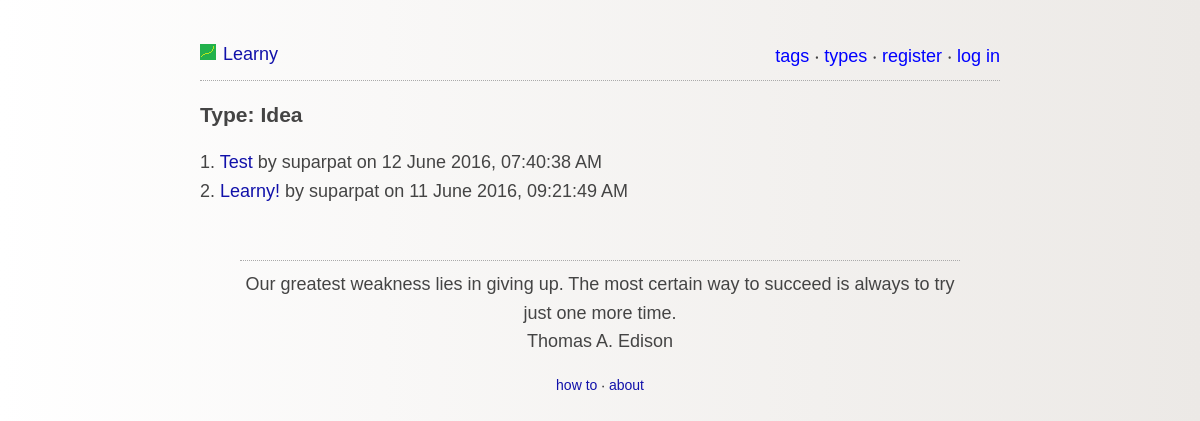
Page /type.php?name=Idea on the committed database.
### tables this page shows
CREATE TABLE IF NOT EXISTS `types` (
  `id` int(11) NOT NULL AUTO_INCREMENT,
  `name` varchar(255) NOT NULL,
  PRIMARY KEY (`id`),
  UNIQUE KEY `name` (`name`)
);

CREATE TABLE IF NOT EXISTS `posts` (
  `id` int(11) NOT NULL AUTO_INCREMENT,
  `subject` varchar(300) NOT NULL,
  `content` text NOT NULL,
  `uid` int(11) NOT NULL,
  `created_at` timestamp NOT NULL DEFAULT CURRENT_TIMESTAMP,
  `updated_at` timestamp NULL DEFAULT CURRENT_TIMESTAMP ON UPDATE CURRENT_TIMESTAMP,
  PRIMARY KEY (`id`),
  KEY `author` (`uid`)
);

CREATE TABLE IF NOT EXISTS `users` (
  `uid` int(11) NOT NULL AUTO_INCREMENT,
  `username` varchar(25) NOT NULL,
  `password` varchar(255) NOT NULL,
  `email` varchar(100) NOT NULL,
  `created_at` timestamp NOT NULL DEFAULT CURRENT_TIMESTAMP,
  PRIMARY KEY (`uid`),
  UNIQUE KEY `username` (`username`),
  UNIQUE KEY `email` (`email`)
);

### lib/typeClass.php (called while the page is built, shortened)
<?php
class typeClass{
	public function fetchPostsByType($type){
		try{
			$db = getDB();
			$stmt = $db->prepare("SELECT posts.id, posts.subject, types.name, posts.uid, users.username, posts.created_at FROM types INNER JOIN posts_type ON types.id=posts_type.type_id JOIN posts ON posts_type.post_id=posts.id JOIN users ON posts.uid=users.uid WHERE types.name=:name");
			$stmt->bindParam("name", $type, PDO::PARAM_STR);
			$stmt->execute();
			$data = $stmt->fetchAll(PDO::FETCH_OBJ);
			return $data;
		}
		catch(PDOException $e){
			echo '{"error":{"text":'. $e->getMessage() .'}}';
		}
	}
}
?>

### type.php (the view, shortened to what this page needs)
<?php
	require_once('lib/typeClass.php');
	if(isset($_GET['name'])){
		$typeClass = new typeClass();
		$posts = $typeClass->fetchPostsByType($_GET['name']);
	}else{
		$url=BASE_URL.'browse.php';
		header("Location: $url");
	}
?>
<html>
	<head>
		<?php include 'partials/header.php' ?>
	</head>
	<body>
		<div id="content">
			<?php include 'partials/top_menu.php' ?>
			<header>
				<h3>Type: <?php echo $_GET['name']; ?></h3>
			</header>
			<?php
				foreach($posts as $key=>$post){
					echo ($key+1).". <a href=post.php?id=$post->id>".htmlspecialchars($post->subject, ENT_QUOTES, 'UTF-8')."</a> by $post->username on ".date('j F Y\, h:i:s A', strtotime($post->created_at))."<br>";
				}
			?>
			<?php include 'partials/quote_block.php' ?>
			<?php include 'partials/footer.php' ?>
		</div>
	</body>
</html>

### css/style.css (style rules this page uses)
body { background: #ECE9E6; background: -webkit-linear-gradient(to left, #ECE9E6 , #FFFFFF); background: linear-gradient(to left, #ECE9E6 , #FFFFFF); margin:40px auto; max-width:800px; line-height:1.6; font-size:18px; font-family: helvetica, sans-serif; color:#444; padding:0 10px; }
h1,h2,h3,h4 { line-height:1.2; }
a { text-decoration:none; color:#11a; }

### rows in the picture
types: posts.subject "Test", users.username "suparpat", posts.created_at "12 June 2016, 07:40:38 AM", posts.subject "Learny!", posts.created_at "11 June 2016, 09:21:49 AM"

### other values in the picture
$_GET['name'] "Idea"
$quote "Our greatest weakness lies in giving up. The most certain way to succeed is always to try just one more time."
$quote_author "Thomas A. Edison"
